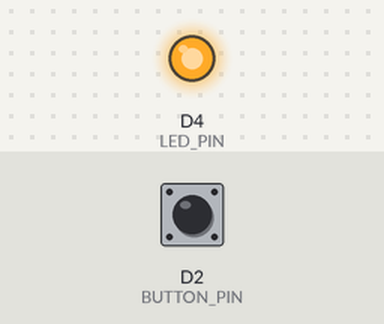
Simulated run of this sketch. Board: ESP8266 (NodeMCU). Shown: output pins drawn as LEDs (lit = HIGH). The test bench sets the inputs (shaded band); at power-on: D2 (BUTTON_PIN) HIGH. What the sketch prints to the serial monitor is not drawn.

Above: at 1.2 s.
1.3 s: D2 (BUTTON_PIN) pulled LOW for 0.15 s
At 1.37 s:
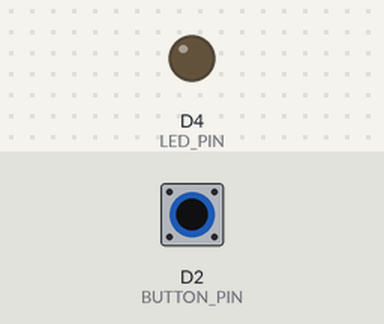
2.9 s: D2 (BUTTON_PIN) pulled LOW for 3.2 s
At 6.4 s:
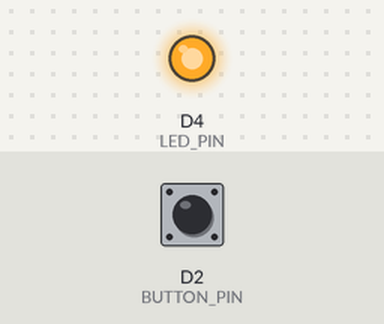
7.6 s: D2 (BUTTON_PIN) driven LOW
At 8.7 s:
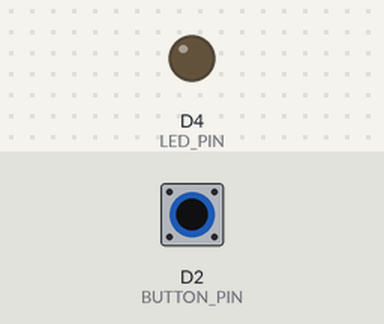
10.6 s: D2 (BUTTON_PIN) driven HIGH
At 11.0 s:
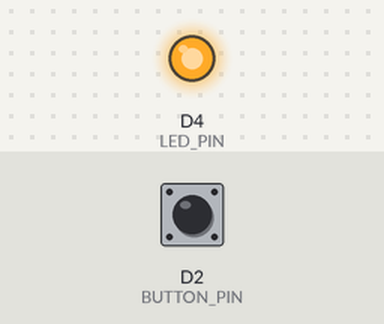
Timing chart, 0 to 13.1 s (numbered marks = the images above; inputs shaded):
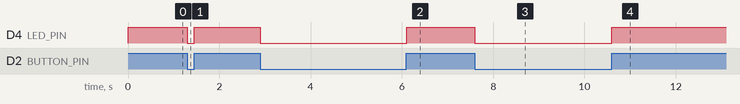

The sketch:

9.buttonBasics.ino
```cpp
/*
    Programming a button is a "rite of passage" in Arduino.
    While it sounds simple, physical buttons have a few
    quirks—specifically floating pins and contact bounce.

    Here is the most reliable way to set it up using the built-in
    pull-up resistor (which saves you from having to wire up extra
    external resistors).

    1. The Wiring
        Connect one leg of the button to Digital Pin D2 (or any GPIO)
        and the other leg to GND.

    2. The Code (Basic)
        By using INPUT_PULLUP, the pin will stay HIGH (3.3V/5V) when
        the button is not pressed. When you press it, the pin connects
        to GND and becomes LOW.
*/

#define BUTTON_PIN D2 // Pin connected to the button
#define LED_PIN D4    // Built-in LED on most ESP8266/Arduinos

void setup() {
  Serial.begin(115200);

  // Use INPUT_PULLUP to avoid "floating" pin issues
  pinMode(BUTTON_PIN, INPUT_PULLUP);
  pinMode(LED_PIN, OUTPUT);
}

void loop() {
  // Read the state: LOW means pressed, HIGH means not pressed
  int buttonState = digitalRead(BUTTON_PIN);

  if (buttonState == LOW) {
    Serial.println("Button Pressed!");
    digitalWrite(LED_PIN, LOW); // Turn LED on (Active Low)
  } else {
    digitalWrite(LED_PIN, HIGH); // Turn LED off
  }
}
```

Measured:
- after the input at 1.3 s, D4 (LED_PIN): HIGH → LOW at once, → HIGH 0.15 s later
- after the input at 2.9 s, D4 (LED_PIN): HIGH → LOW at once, → HIGH 3.2 s later
- after the input at 7.6 s, D4 (LED_PIN): HIGH → LOW at once
- after the input at 10.6 s, D4 (LED_PIN): LOW → HIGH at once
